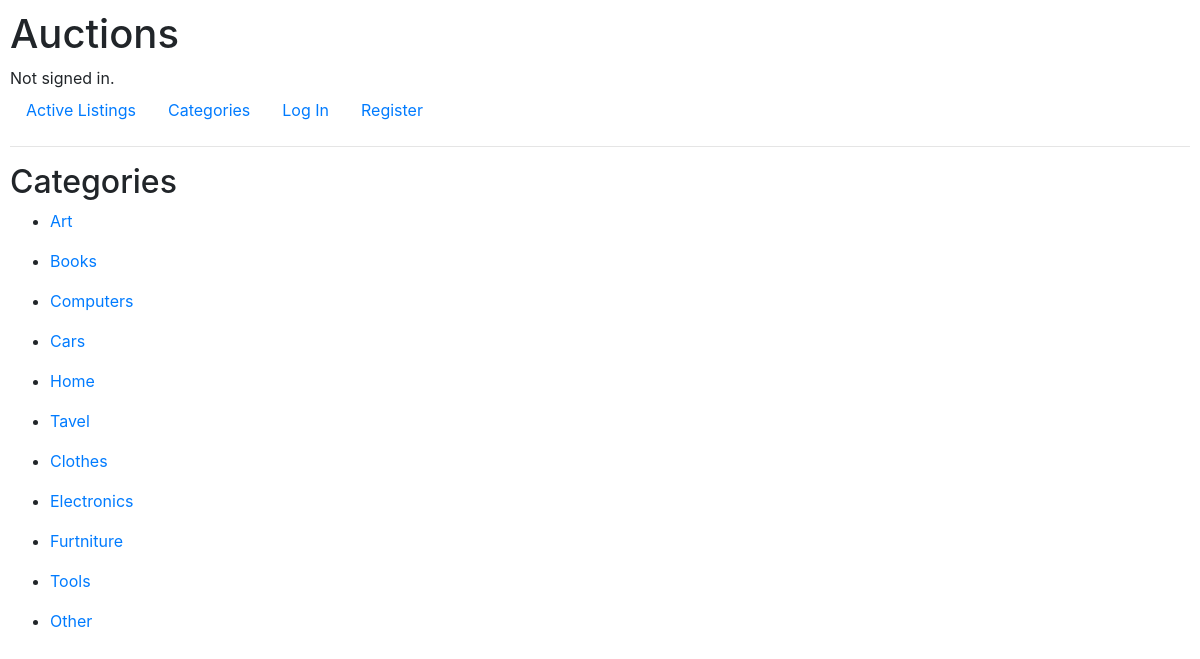
The page /categories on the database its author committed.
### auctions/models.py (models this page shows)
class Categories(models.Model):
    id = models.AutoField(primary_key=True)
    categories = models.CharField(max_length=20)

### auctions/views.py (the view)
# urls.py: path("categories", views.categories_view, name="categories_view"),
def categories_view(request):
    categories = Categories.objects.all()
    return render(request, "auctions/categories.html", {
        "categories": categories
    })

### auctions/templates/auctions/categories.html
{% extends "auctions/layout.html" %}
{% block body %}
    <h2>Categories</h2>
    {% for category in categories %}
    <ul>
        <li>
            <a href="{% url 'categories_listings' category.pk%}">{{ category.categories }}</a>
        </li>
    </ul>
    {% endfor %}
{% endblock %}

### auctions/templates/auctions/layout.html (shortened to what this page needs)
{% load static %}
<!DOCTYPE html>
<html lang="en">
    <head>
        <link rel="stylesheet" href="https://stackpath.bootstrapcdn.com/bootstrap/4.4.1/css/bootstrap.min.css">
        <link rel="stylesheet" href="//cdn.jsdelivr.net/npm/alertifyjs@1.13.1/build/css/alertify.min.css"/>
        <link rel="stylesheet" href="//cdn.jsdelivr.net/npm/alertifyjs@1.13.1/build/css/themes/default.min.css"/>
        <link href="{% static 'auctions/styles.css' %}" rel="stylesheet">
    </head>
    <body>
        <h1>Auctions</h1>
        <div>
            {% if user.is_authenticated %}
                Signed in as <strong>{{ user.username }}</strong>.
            {% else %}
                Not signed in.
            {% endif %}
        </div>
        <ul class="nav">
            <li class="nav-item">
                <a class="nav-link" href="{% url 'index' %}">Active Listings</a>
            </li>
            <li class="nav-item">
                <a class="nav-link" href="{% url 'categories_view' %}">Categories</a>
            </li>
            {% if user.is_authenticated %}
                <li class="nav-item">
                    <a class="nav-link" href="{% url 'create' %}">Create Listings</a>
                </li>
                <li class="nav-item">
                    <a class="nav-link" href="{% url 'watchlist_view' %}">Watchlist</a>
                </li>
                <li class="nav-item">
                    <a class="nav-link" href="{% url 'logout' %}">Log Out</a>
                </li>
            {% else %}
                <li class="nav-item">
                    <a class="nav-link" href="{% url 'login' %}">Log In</a>
                </li>
                <li class="nav-item">
                    <a class="nav-link" href="{% url 'register' %}">Register</a>
                </li>
            {% endif %}
        </ul>
        <hr>
        {% block body %}
        {% endblock %}
    </body>
</html>

### auctions/static/auctions/styles.css (style rules this page uses)
body { padding: 10px; }

### rows shown on the page
Categories: categories "Art"
Categories: categories "Books"
Categories: categories "Computers"
Categories: categories "Cars"
Categories: categories "Home"
Categories: categories "Tavel"
Categories: categories "Clothes"
Categories: categories "Electronics"
Categories: categories "Furtniture"
Categories: categories "Tools"
Categories: categories "Other"
